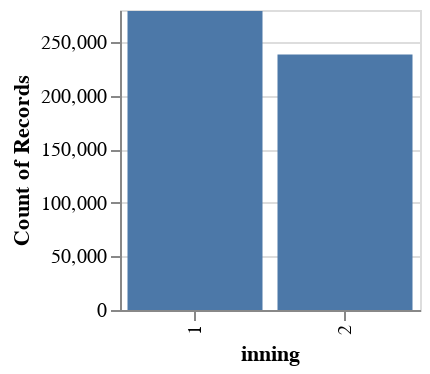

The cell this chart's notebook holds for it:
### Code cell
innings = vis_bar(X_train, "inning:N", 150, 150)
innings

### Figure 1 — Vega specification as saved in the notebook (floating-point values rounded to 4 significant figures)
{"$schema": "https://vega.github.io/schema/vega/v5.json", "data": [{"name": "source_0", "values": [{"__count": 279079, "inning": "1"}, {"__count": 238376, "inning": "2"}]}, {"name": "source_0_x_domain_inning", "values": [{"inning": "1"}, {"inning": "2"}]}, {"name": "source_0_y_domain___count", "values": [{"min": 238376, "max": 279079}]}], "marks": [{"type": "rect", "name": "marks", "from": {"data": "source_0"}, "encode": {"update": {"y": {"field": "__count", "scale": "y"}, "y2": {"value": 0, "scale": "y"}, "fill": {"value": "#4c78a8"}, "width": {"signal": "max(0.25, bandwidth('x'))"}, "x": {"field": "inning", "scale": "x"}}}, "style": ["bar"]}], "scales": [{"name": "x", "type": "band", "domain": {"data": "source_0_x_domain_inning", "field": "inning", "sort": true}, "range": [0, {"signal": "width"}], "paddingOuter": 0.05, "paddingInner": 0.1}, {"name": "y", "type": "linear", "domain": [{"signal": "(data(\"source_0_y_domain___count\")[0] || {}).min"}, {"signal": "(data(\"source_0_y_domain___count\")[0] || {}).max"}], "range": [{"signal": "height"}, 0], "nice": true, "zero": true}], "axes": [{"scale": "y", "gridScale": "x", "orient": "left", "ticks": false, "grid": true, "domain": false, "aria": false, "maxExtent": 0, "zindex": 0, "tickCount": {"signal": "ceil(height/40)"}, "labels": false, "minExtent": 0}, {"scale": "x", "orient": "bottom", "labelAlign": "right", "zindex": 0, "grid": false, "title": "inning", "labelAngle": 270, "labelBaseline": "middle"}, {"scale": "y", "title": "Count of Records", "labelOverlap": true, "tickCount": {"signal": "ceil(height/40)"}, "zindex": 0, "grid": false, "orient": "left"}], "style": "cell", "padding": 5, "height": 150, "background": "white", "width": 150}
